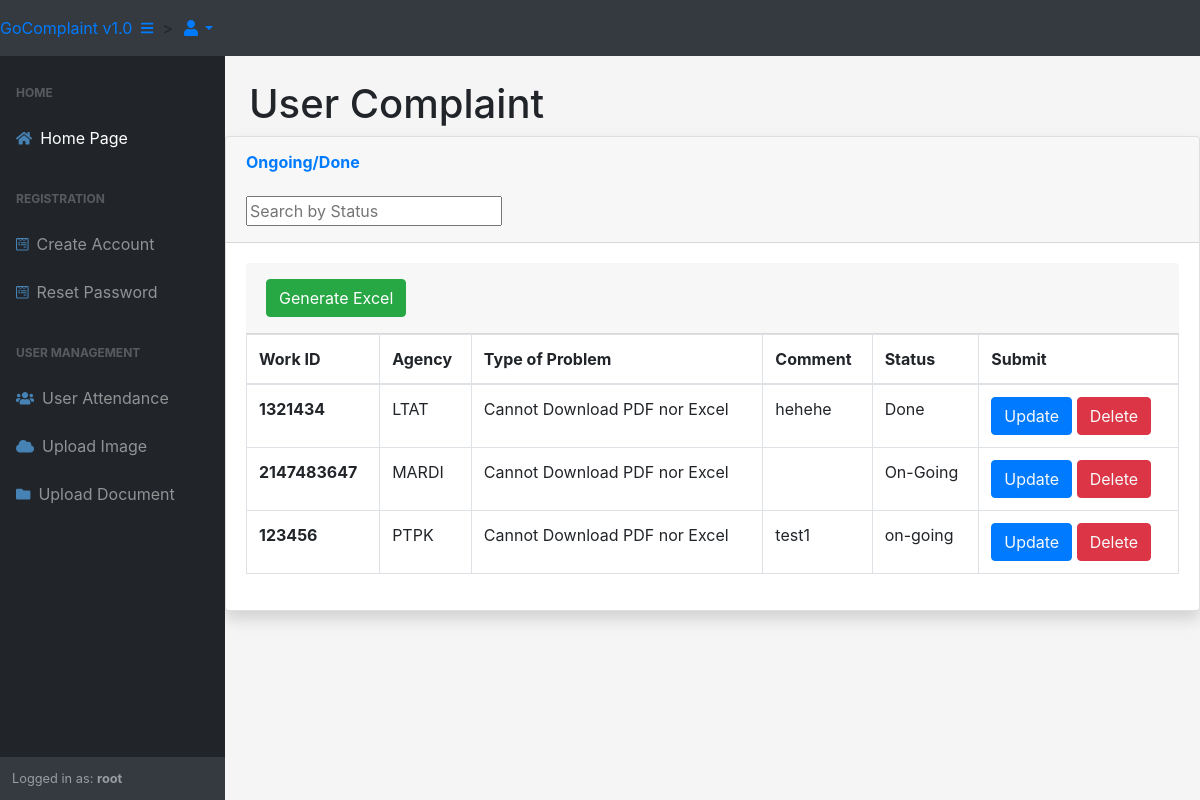
The page /admin_menu.php (signed in) on the database its author committed.
### tables this page shows
CREATE TABLE `complaint` (
  `id` int(11) NOT NULL,
  `name` varchar(255) NOT NULL,
  `telephone` int(100) NOT NULL,
  `workID` int(100) NOT NULL,
  `agency` varchar(150) NOT NULL,
  `department` varchar(150) NOT NULL,
  `typeofproblem` varchar(150) NOT NULL,
  `comment` varchar(1000) NOT NULL,
  `status` varchar(255) NOT NULL
);

### admin_menu.php (the view, shortened to what this page needs)
<?php
include 'header.php';
                                    ?>
<div id="layoutSidenav_content">
                <main>
                    <div class="container-fluid">
                        <h1 class="mt-4">User Complaint</h1>
                        </div>
                       <div class="card shadow mb-4">
                        <div class="card-header py-3">
                            <h6 class="m-0 font-weight-bold text-primary">Ongoing/Done</h6>
                        <br>
                        <input type="text" id="myInput" onkeyup="myFunction()" placeholder="Search by Status">
                        </div>
                        <div class="card-body">
                            <div class="table-responsive">
                                <table class="table table-bordered" id="dataTable" width="100%" cellspacing="0">
                                    <thead>
                                        <tr>
                                            <th>Work ID</th>
                                            <th>Agency</th>
                                            <th>Type of Problem</th>
                                            <th>Comment</th>
											                      <th>Status</th>
                                            <th>Submit</th>
                                        </tr>
                                    </thead>
                                    <div class="card-header py-3">
							<a class="btn btn-success" href="generate_complaint.php" align="right">Generate Excel</a>
                        </div>
                                    <tbody>
                                    <?php
      $sql="Select * from complaint";
      $result=mysqli_query($conn,$sql);
      if($result){
          while($row=mysqli_fetch_assoc($result)){
              $workID=$row['workID'];
              $agency=$row['agency'];
              $typeofproblem=$row['typeofproblem'];
              $comment=$row['comment'];
              $status=$row['status'];
              echo ' <tr>
      <th scope="row">'. $workID.'</th>
      <td>'.$agency.'</td>
      <td>'.$typeofproblem.'</td>
      <td>'.$comment.'</td>
      <td>'.$status.'</td>
      <td>
        <button class="btn btn-primary"><a href="editcontent.php? workID='.$workID.'" class="text-light">Update</a></button>
        <button class="btn btn-danger"><a href="deletecontent.php? workID='.$workID.'" class="text-light">Delete</a></button>
    </td>
    </tr>';
          }
      }
     ?>
                                    </tbody>
                                </table>
                            </div>
                        </div>
                    </div>
                </div>
<?php
include 'footer.php';
?>

### header.php (shortened to what this page needs)
<!DOCTYPE html>
<html lang="en">
    <head>
        <link href="css/styles1.css" rel="stylesheet" />
		<link href="https://cdn.datatables.net/1.10.20/css/dataTables.bootstrap4.min.css" rel=
		"stylesheet" />
    </head>
    <body>
        <nav class="sb-topnav navbar navbar-expand navbar-primary bg-dark">
            <a class="navbar-warning">GoComplaint v1.0</a>
            <button class="btn btn-link btn-sm order-1 order-lg-0" id="sidebarToggle"><i class="fas fa-bars"></i></button>>
            <ul class="navbar-nav ml-auto ml-md-0">
                <li class="nav-item dropdown">
                    <a class="nav-link dropdown-toggle" id="userDropdown" href="#" role="button" data-toggle="dropdown" aria-haspopup="true" aria-expanded="false"><i class="fas fa-user fa-fw"></i></a>
                </li>
            </ul>
        </nav>
        <div style="background-color:whitesmoke" id="layoutSidenav">
            <div id="layoutSidenav_nav">
                <nav class="sb-sidenav accordion sb-sidenav-dark" id="sidenavAccordion">
                    <div class="sb-sidenav-menu">
                        <div class="nav">
						 <div class="sb-sidenav-menu-heading">Home</div>
                            <a  class="nav-link" href="admin_menu.php">
                                <div style="color:steelblue" class="sb-nav-link-icon"><i class="fas fa-home"></i></div>
                                Home Page
                            </a>
							<div class="sb-sidenav-menu-heading">Registration</div>
                            <a class="nav-link" href="register.php">
                                <div style="color:steelblue" class="sb-nav-link-icon"><i class="fab fa-wpforms"></i></i></div>
                                Create Account
                            </a>
                            <a class="nav-link" href="reset-password.php">
                                <div style="color:steelblue" class="sb-nav-link-icon"><i class="fab fa-wpforms"></i></i></div>
                                Reset Password
                            </a>
                            <div class="sb-sidenav-menu-heading">User Management</div>
                            <a class="nav-link" href="attendance.php">
                                <div style="color:steelblue" class="sb-nav-link-icon"><i class="fas fa-users"></i></i></div>
                                User Attendance
                            </a>
                            <a class="nav-link" href="upload.php">
                                <div style="color:steelblue" class="sb-nav-link-icon"><i class="fas fa-cloud"></i></i></div>
                                Upload Image
                            </a>
                            <a class="nav-link" href="uploaddoc.php">
                                <div style="color:steelblue" class="sb-nav-link-icon"><i class="fas fa-folder"></i></i></div>
                                Upload Document
                            </a>
                        </div>
                    </div>
                    <br>
                    <br>
                    <div class="sb-sidenav-footer">
                        <div class="small">Logged in as: <b><?php echo htmlspecialchars($_SESSION["username"]); ?></b></div>
                    </div>
                </nav>
            </div>

### footer.php (shortened to what this page needs)
</div>
    </body>
</html>

### header.php (style rules this page uses)
.navbar-nav { margin-right: 80%; }

### rows shown on the page
complaint: workID "1321434", agency "LTAT", typeofproblem "Cannot Download PDF nor Excel", comment "hehehe", status "Done"
complaint: workID "2147483647", agency "MARDI", typeofproblem "Cannot Download PDF nor Excel", status "On-Going"
complaint: workID "123456", agency "PTPK", typeofproblem "Cannot Download PDF nor Excel", comment "test1", status "on-going"

### other values the page prints
$_SESSION["username"] "root"
